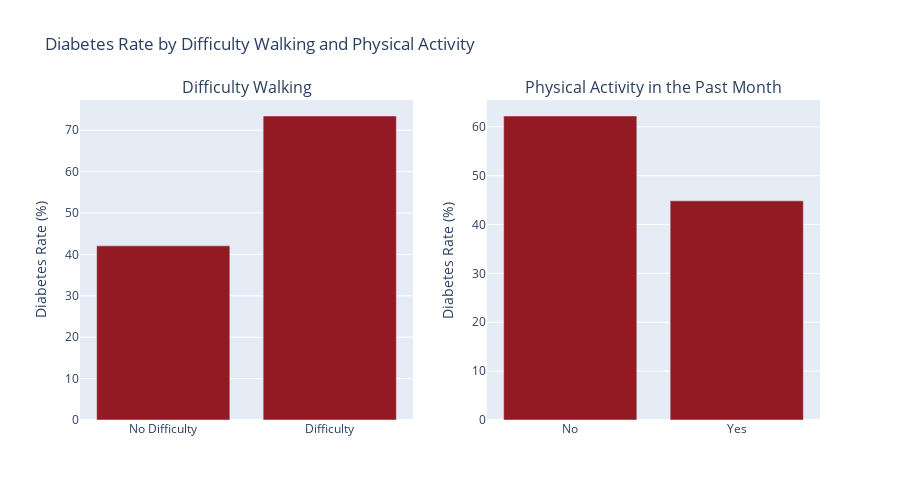

This figure's notebook cell:
### Code cell
fig = make_subplots(rows=1, cols=2, 
                    subplot_titles=('Difficulty Walking', 'Physical Activity in the Past Month'))

# Diffwalk bar chart
fig.add_trace(go.Bar(
    x=diffwalk_data['Response'],
    y=diffwalk_data['Diabetes Rate (%)'],
    marker_color="#931A23",
    customdata=diffwalk_data[['Diabetes Rate (%)', 'Count']],
    hovertemplate='%{x} <br> Diabetes Rate: %{customdata[0]:.1f}% <br> Count = %{customdata[1]:,}<extra></extra>',
    showlegend=False,
    unselected=dict(marker=dict(color='#931A23', opacity=0.5))
), row=1, col=1)

# Physactivity bar chart
fig.add_trace(go.Bar(
    x=physactivity_data['Response'],
    y=physactivity_data['Diabetes Rate (%)'],
    marker_color='#931A23',
    customdata=physactivity_data[['Diabetes Rate (%)', 'Count']],
    hovertemplate='%{x} <br> Diabetes Rate: %{customdata[0]:.1f}% <br> Count = %{customdata[1]:,}<extra></extra>',
    showlegend=False,
    unselected=dict(marker=dict(color='#931A23', opacity=0.5))
), row=1, col=2)

# Update layout
fig.update_yaxes(title_text='Diabetes Rate (%)', row=1, col=1)
fig.update_yaxes(title_text='Diabetes Rate (%)', row=1, col=2)

fig.update_layout(
    title_text='Diabetes Rate by Difficulty Walking and Physical Activity',
    height=500,
    hovermode='closest',
        hoverlabel= dict(
        bgcolor="white",
        font_color="black",
        bordercolor="gray"
    ),
    dragmode='select',
    clickmode='event+select'
)

fig.show()

### Figure 1 — Plotly figure (JSON) as saved in the notebook; plotly's stock layout.template omitted (floating-point values rounded to 4 significant figures)
{"data": [{"customdata": [[42.07, 52830.0], [73.44, 17870.0]], "hovertemplate": "%{x} <br> Diabetes Rate: %{customdata[0]:.1f}% <br> Count = %{customdata[1]:,}<extra></extra>", "marker": {"color": "#931A23"}, "showlegend": false, "type": "bar", "unselected": {"marker": {"color": "#931A23", "opacity": 0.5}}, "x": ["No Difficulty", "Difficulty"], "xaxis": "x", "y": [42.07, 73.44], "yaxis": "y"}, {"customdata": [[62.21, 20990.0], [44.84, 49700.0]], "hovertemplate": "%{x} <br> Diabetes Rate: %{customdata[0]:.1f}% <br> Count = %{customdata[1]:,}<extra></extra>", "marker": {"color": "#931A23"}, "showlegend": false, "type": "bar", "unselected": {"marker": {"color": "#931A23", "opacity": 0.5}}, "x": ["No", "Yes"], "xaxis": "x2", "y": [62.21, 44.84], "yaxis": "y2"}], "layout": {"annotations": [{"font": {"size": 16}, "showarrow": false, "text": "Difficulty Walking", "x": 0.225, "xanchor": "center", "xref": "paper", "y": 1, "yanchor": "bottom", "yref": "paper"}, {"font": {"size": 16}, "showarrow": false, "text": "Physical Activity in the Past Month", "x": 0.775, "xanchor": "center", "xref": "paper", "y": 1, "yanchor": "bottom", "yref": "paper"}], "clickmode": "event+select", "dragmode": "select", "height": 500, "hoverlabel": {"bgcolor": "white", "bordercolor": "gray", "font": {"color": "black"}}, "hovermode": "closest", "title": {"text": "Diabetes Rate by Difficulty Walking and Physical Activity"}, "xaxis": {"anchor": "y", "domain": [0, 0.45]}, "xaxis2": {"anchor": "y2", "domain": [0.55, 1]}, "yaxis": {"anchor": "x", "domain": [0, 1], "title": {"text": "Diabetes Rate (%)"}}, "yaxis2": {"anchor": "x2", "domain": [0, 1], "title": {"text": "Diabetes Rate (%)"}}}}
